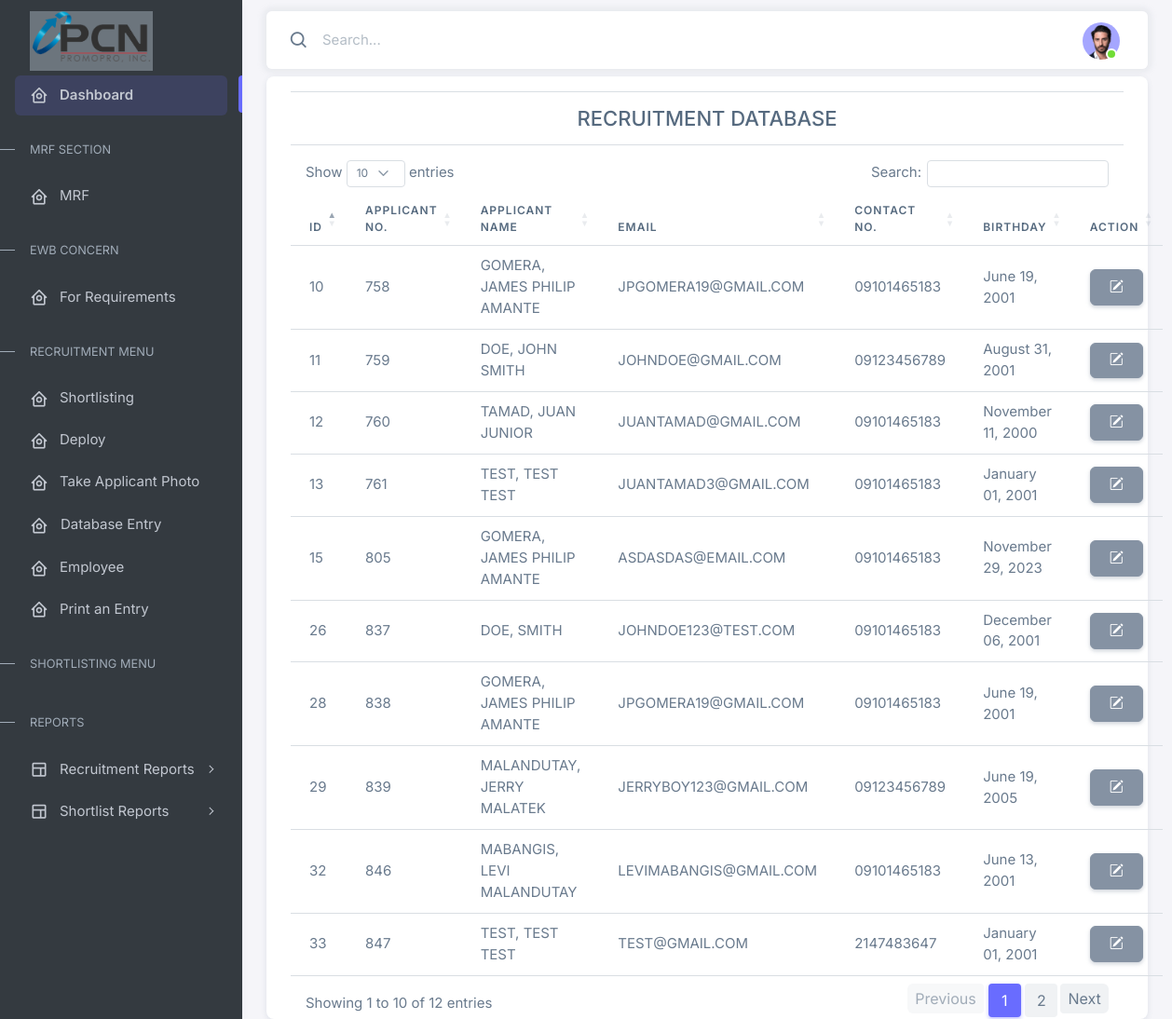
The app's page /recruitment/views/view_database.php (signed in), older data.
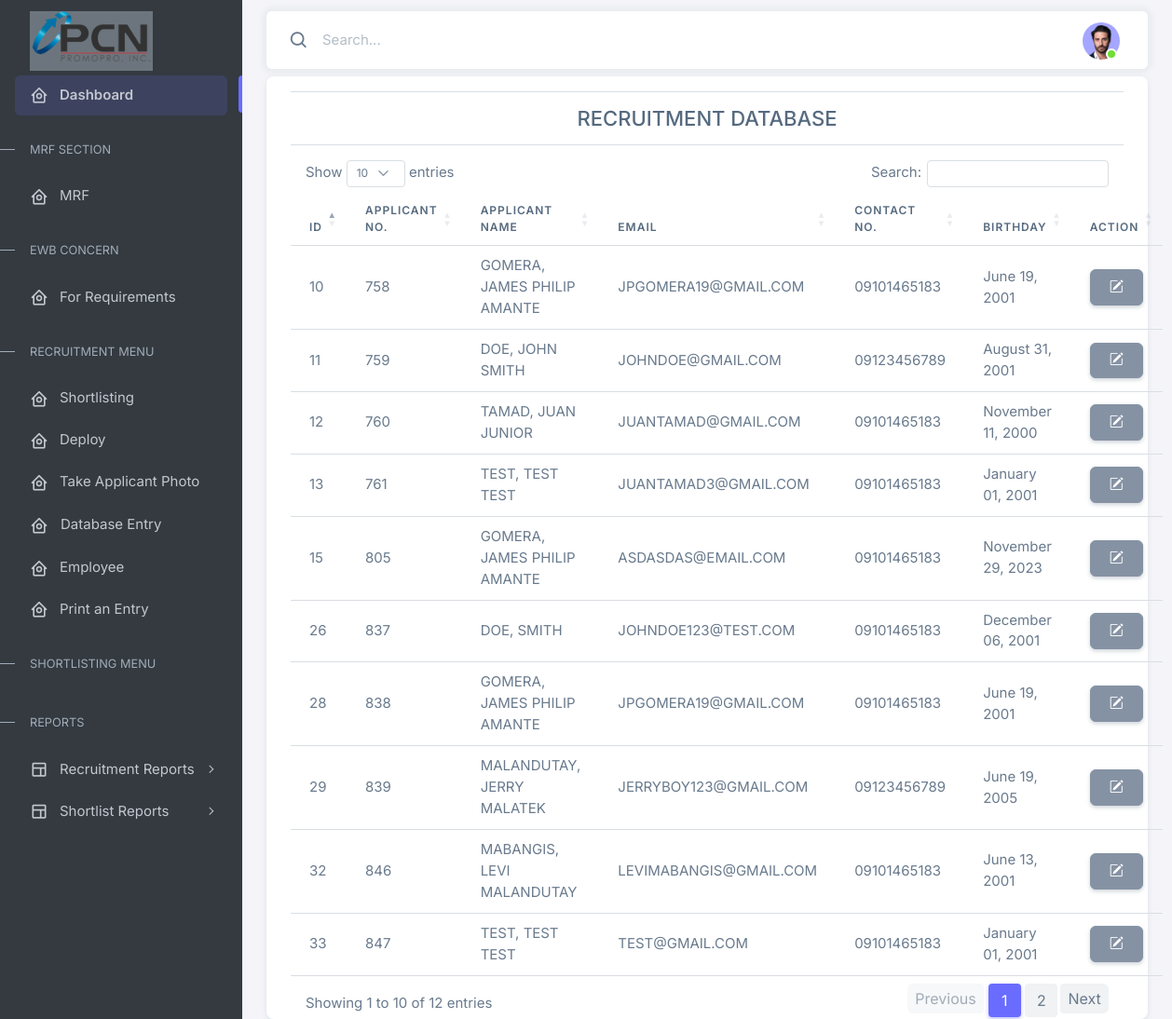
The same page, newer data.
### tables this page shows
CREATE TABLE `employees` (
  `id` int(11) NOT NULL,
  `tracking` varchar(255) NOT NULL,
  `photopath` varchar(255) NOT NULL,
  `dapplied` varchar(255) NOT NULL,
  `appno` varchar(255) NOT NULL,
  `source` varchar(255) NOT NULL,
  `lastnameko` varchar(255) NOT NULL,
  `firstnameko` varchar(255) NOT NULL,
  `mnko` varchar(255) NOT NULL,
  `extnname` varchar(255) NOT NULL,
  `maiden_name` varchar(255) NOT NULL,
  `paddress` varchar(255) NOT NULL,
  `cityn` varchar(255) NOT NULL,
  `regionn` varchar(255) NOT NULL,
  `peraddress` varchar(255) NOT NULL,
  `birthday` varchar(255) NOT NULL,
  `age` varchar(255) NOT NULL,
  `gendern` varchar(255) NOT NULL,
  `civiln` varchar(255) NOT NULL,
  `cpnum` varchar(255) NOT NULL,
  `landline` varchar(255) NOT NULL,
  `emailadd` varchar(255) NOT NULL,
  `despo` varchar(255) NOT NULL,
  `classn` varchar(255) NOT NULL,
  `idenn` varchar(255) NOT NULL,
  `sssnum` varchar(255) NOT NULL,
  `pagibignum` varchar(255) NOT NULL,
  `phnum` varchar(255) NOT NULL,
  `tinnum` varchar(255) NOT NULL,
  `policed` varchar(255) NOT NULL,
  `brgyd` varchar(255) NOT NULL,
  `nbid` varchar(255) NOT NULL,
  `psa` varchar(255) NOT NULL,
  `remarks` varchar(255) NOT NULL,
  `actionpoint` varchar(255) NOT NULL DEFAULT 'ACTIVE',
  `reasonofaction` varchar(255) NOT NULL,
  `dateofaction` varchar(255) NOT NULL,
  `ewbdeploy` varchar(255) NOT NULL,
  `ewbdate` varchar(255) NOT NULL,
  `ewb_status` varchar(255) NOT NULL,
  `ewb_reason` varchar(3000) NOT NULL,
  `recruitment_reason` varchar(3000) NOT NULL,
  `ewb_date_declined` varchar(255) NOT NULL,
  `e_person` varchar(255) NOT NULL,
  `e_address` varchar(255) NOT NULL,
  `e_number` varchar(255) NOT NULL,
  `ter_date` varchar(255) NOT NULL,
  `ter_person` varchar(255) NOT NULL,
  `res_date` text NOT NULL,
  `res_person` varchar(255) NOT NULL,
  `end_con` varchar(255) NOT NULL,
  `ter_reason` varchar(255) NOT NULL,
  `unter_reason` varchar(255) NOT NULL,
  `res_reason` varchar(255) NOT NULL,
  `retrench_date` varchar(255) NOT NULL,
  `retrench_reason` varchar(255) NOT NULL,
  `retrench_personel` varchar(255) NOT NULL,
  `created_by` varchar(255) NOT NULL,
  `ewb_verified_by` varchar(255) NOT NULL,
  `is_deleted` int(11) NOT NULL DEFAULT '0'
);

### recruitment/views/view_database.php (the view, shortened to what this page needs)
<?php
include '../../connect.php';
if(isset($_SESSION['username'], $_SESSION['password'])){
?>
<!DOCTYPE html>
<html lang="en">
<head>
</head>
<body>
    <div class="layout-wrapper layout-content-navbar">
        <div class="layout-container">
            <?php include '../components/sidebar.php'; ?>
            <div class="layout-page">
                <?php include '../components/navbar.php'; ?>
                <div class="content-wrapper mt-2">
                    <div class="container">
                        <div class="card">
                            <div class="container">
                                <hr>
                                <div class="title justify-content-center align-items-center mx-auto text-center">
                                    <h4 class="fs-4">
                                        RECRUITMENT DATABASE
                                    </h4>
                                </div>
                                <hr>
                                <table id="example" class="table" style="width:100%;">
                                    <thead>
                                        <tr>
                                            <th> ID </th>
                                            <th> Applicant No. </th>
                                            <th> Applicant Name </th>
                                            <th> Email </th>
                                            <th> Contact No. </th>
                                            <th> Birthday </th>
                                            <th> Action </th>
                                        </tr>
                                    </thead>
                                    <tbody>
                                        <?php
                                        $resultx = mysqli_query($link, "SELECT * FROM employees ");
                                        while ($rowx = mysqli_fetch_assoc($resultx)) {
                                            $birthday = $rowx['birthday'];
                                            $timestamp_birthday = strtotime($birthday);
                                            $formattedDate_birthday = date("F d, Y", $timestamp_birthday);
                                        ?>
                                            <tr>
                                                <td> <?php echo $rowx['id'] ?> </td>
                                                <td> <?php echo $rowx['appno'] ?> </td>
                                                <td> <?php echo $rowx['lastnameko'] . ", " . $rowx['firstnameko'] . " " . $rowx['mnko'] ?> </td>
                                                <td> <?php echo $rowx['emailadd'] ?> </td>
                                                <td> <?php echo $rowx['cpnum'] ?> </td>
                                                <td> <?php echo $formattedDate_birthday ?> </td>
                                                <td> <button type="button" class="btn btn-secondary" data-bs-toggle="tooltip" data-bs-placement="top" data-bs-title="Print MRF"><i class="bi bi-pencil-square"></i></button></td>
                                            </tr>
                                        <?php
                                        } ?>
                                    </tbody>
                                </table>
                            </div>
                        </div>
                    </div>
                </div>
            </div>
        </div>
    </div>
</body>
</html>
<?php
}
else{
    header("Location: ../../index.php");
    session_destroy();
    exit(0);
}
?>

Row changes from the older to the newer data that the page shows:
changed employees "TEST@GMAIL.COM": cpnum "2147483647" → "09101465183"
